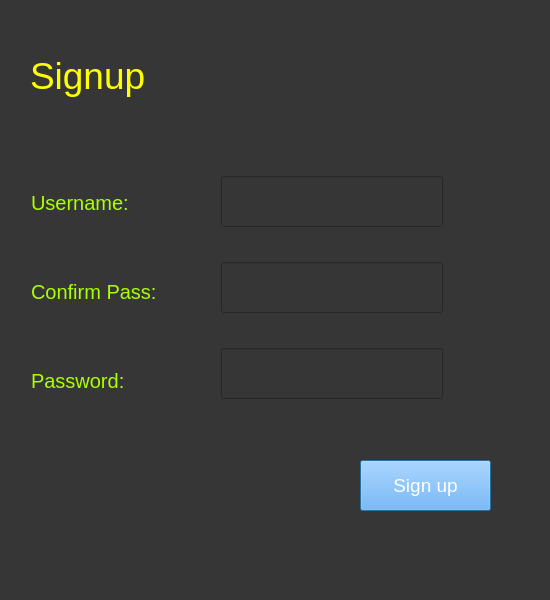
<?xml version="1.0" encoding="UTF-8"?>
<ui version="4.0">
 <class>Dialog</class>
 <widget class="QDialog" name="Dialog">
  <property name="geometry">
   <rect>
    <x>0</x>
    <y>0</y>
    <width>550</width>
    <height>600</height>
   </rect>
  </property>
  <property name="windowTitle">
   <string>mainwindow</string>
  </property>
  <property name="autoFillBackground">
   <bool>false</bool>
  </property>
  <property name="styleSheet">
   <string notr="true">background-color: rgb(170, 170, 255);
background-color: rgb(54, 54, 54);</string>
  </property>
  <property name="sizeGripEnabled">
   <bool>true</bool>
  </property>
  <widget class="QLabel" name="label">
   <property name="geometry">
    <rect>
     <x>30</x>
     <y>30</y>
     <width>141</width>
     <height>91</height>
    </rect>
   </property>
   <property name="styleSheet">
    <string notr="true">color:rgb(255, 255, 0);
 font-size:28pt</string>
   </property>
   <property name="text">
    <string>Signup</string>
   </property>
  </widget>
  <widget class="QLineEdit" name="username">
   <property name="geometry">
    <rect>
     <x>221</x>
     <y>176</y>
     <width>222</width>
     <height>51</height>
    </rect>
   </property>
   <property name="styleSheet">
    <string notr="true">font-size:14pt;color:rgb(209, 209, 209)</string>
   </property>
   <property name="text">
    <string/>
   </property>
  </widget>
  <widget class="QLineEdit" name="password">
   <property name="geometry">
    <rect>
     <x>221</x>
     <y>262</y>
     <width>222</width>
     <height>51</height>
    </rect>
   </property>
   <property name="styleSheet">
    <string notr="true">font-size:14pt;color:rgb(209, 209, 209)</string>
   </property>
   <property name="text">
    <string/>
   </property>
  </widget>
  <widget class="QPushButton" name="signupbutton">
   <property name="geometry">
    <rect>
     <x>360</x>
     <y>460</y>
     <width>131</width>
     <height>51</height>
    </rect>
   </property>
   <property name="styleSheet">
    <string notr="true">background-color:rgb(85, 170, 255);
font-size:14pt; color:rgb(255, 255, 255)</string>
   </property>
   <property name="text">
    <string>Sign up</string>
   </property>
  </widget>
  <widget class="QLineEdit" name="confirmpass">
   <property name="geometry">
    <rect>
     <x>221</x>
     <y>348</y>
     <width>222</width>
     <height>51</height>
    </rect>
   </property>
   <property name="styleSheet">
    <string notr="true">font-size:14pt;color:rgb(209, 209, 209)</string>
   </property>
   <property name="text">
    <string/>
   </property>
  </widget>
  <widget class="QWidget" name="">
   <property name="geometry">
    <rect>
     <x>31</x>
     <y>161</y>
     <width>155</width>
     <height>261</height>
    </rect>
   </property>
   <layout class="QVBoxLayout" name="verticalLayout">
    <item>
     <widget class="QLabel" name="label_2">
      <property name="styleSheet">
       <string notr="true">font-size:15pt; color:rgb(170, 255, 0)</string>
      </property>
      <property name="text">
       <string>Username:</string>
      </property>
     </widget>
    </item>
    <item>
     <widget class="QLabel" name="label_4">
      <property name="styleSheet">
       <string notr="true">font-size:15pt; color:rgb(170, 255, 0)</string>
      </property>
      <property name="text">
       <string>Confirm Pass:</string>
      </property>
     </widget>
    </item>
    <item>
     <widget class="QLabel" name="label_3">
      <property name="styleSheet">
       <string notr="true">font-size:15pt; color:rgb(170, 255, 0)</string>
      </property>
      <property name="text">
       <string>Password:</string>
      </property>
     </widget>
    </item>
   </layout>
  </widget>
 </widget>
 <resources/>
 <connections/>
</ui>
